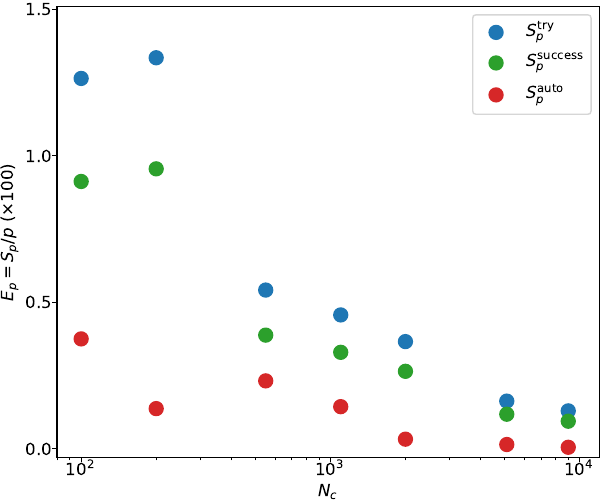

Here is the Python script that generated this plot:
#!/usr/bin/env python3

import pandas as pd
import matplotlib.pyplot as plt
import numpy as np

Nb       = 100
rho      = 0.15
sigma    = 1
rc       = 2.5
fontsize = 12
in_file  = "sp_metrics.out"

pd.set_option("display.precision", 16)
df = pd.read_csv(in_file, sep=" ")

# average out reps
df = df.groupby( ['mode', 'Nc'] ).mean().reset_index()
df['acc'] = df['numb_succ']/df['numb_try']
df['time_per_succ'] = df['time_per_step']*df['numb_try']/df['numb_succ']
df['Lx'] = (df['Nc']*Nb/rho) ** (1/3)
df['ncell'] = (df['Lx']/rc).astype('int')
for i in range(len(df['ncell'])):
  while (df['ncell'].iloc[i]/2 % 2) == 1:
    df['ncell'].iloc[i] -= 1
df['rcell'] = df['Lx']/df['ncell']
df['proc'] = (df['ncell']/2) ** 3

# split into parallel and serial
df_par = df.loc[df['mode'] == "par"]
df_ser = df.loc[df['mode'] == "ser"]

# use this to simplify plotting interesting stuff
toPlot = [['time_per_step', 'numb_try', 'acc'], ['auto_time_sec', 'Emean', 'conv_crit']]
x = 'Nc'
scale  = [['log', 'linear', 'linear'], ['linear', 'linear', 'linear']]

# calculate speedup measures
Nc = df_ser['Nc'].to_numpy()
sp_nom  = df_ser['time_per_step'].to_numpy()/df_par['time_per_step'].to_numpy()
sp_succ = df_ser['time_per_succ'].to_numpy()/df_par['time_per_succ'].to_numpy()
sp_auto = df_ser['auto_time_sec'].to_numpy()/df_par['auto_time_sec'].to_numpy()

ylim1 = -0.03
ylim2 = 1.51

cmap = plt.get_cmap("tab10")
test = 0
fig, ax = plt.subplots(figsize=(6,5), constrained_layout=test)
ax.scatter(Nc, sp_nom/df_par['proc'] *100, color=cmap(0), s=100, label=r'$S_{p}^{\mathrm{try}}$')
ax.scatter(Nc, sp_succ/df_par['proc']*100, color=cmap(2), s=100, label=r'$S_{p}^{\mathrm{success}}$')
ax.scatter(Nc, sp_auto/df_par['proc']*100, color=cmap(3), s=100, label=r'$S_{p}^{\mathrm{auto}}$')
ax.set_xscale('log')
ax.set_xlabel(r'$N_{c}$', fontsize=fontsize)
ax.set_ylabel(r'$E_{p}=S_{p}/p$ $(\times100)$', fontsize=fontsize)
ax.set_yticks([0.0, 0.5, 1.0, 1.5])
ax.legend(loc='best', fontsize=fontsize)
ax.set_ylim([ylim1, ylim2])
Nclim1 = 80
Nclim2 = 12000
ax.set_xlim(80, 12000)
ax.tick_params(axis='both', labelsize=fontsize, pad=0)

if test == 0:
  plt.subplots_adjust(left=0.095, bottom=0.085, right=0.999, top=0.987)
fig.savefig('fig-speedup.pdf')
plt.close()
